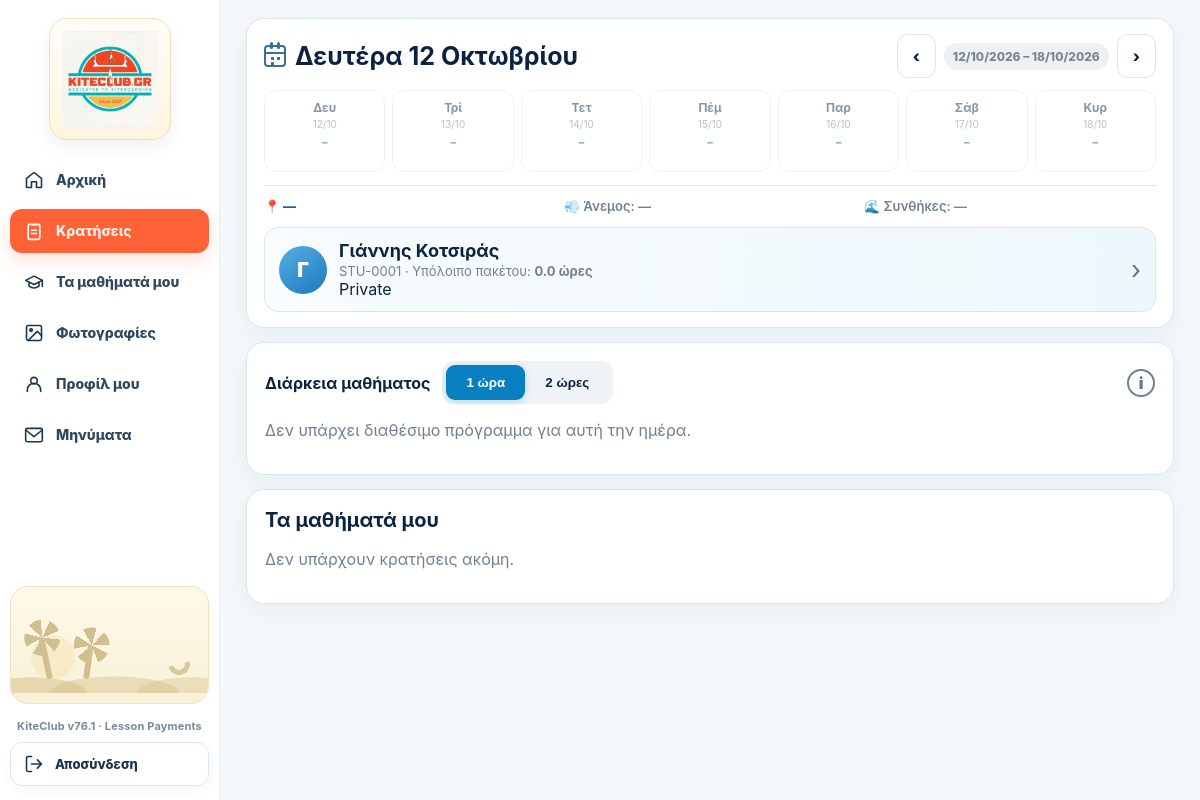
Page /student?date=12/10/2026 (signed in) on the committed database.
### tables this page shows
CREATE TABLE users(
      id INTEGER PRIMARY KEY, name TEXT, email TEXT UNIQUE, phone TEXT,
      role TEXT NOT NULL, password_hash TEXT NOT NULL, active INTEGER DEFAULT 1
    , profile_photo TEXT, surname TEXT, instagram TEXT);

CREATE TABLE students(
      user_id INTEGER PRIMARY KEY, credits REAL DEFAULT 0, level TEXT DEFAULT 'Beginner'
    , student_code TEXT, lesson_type TEXT DEFAULT 'private', group_id INTEGER, crew_member INTEGER DEFAULT 0, crew_start_date TEXT, crew_end_date TEXT, crew_fee REAL DEFAULT 0);

### app.py (the view, shortened to what this page needs)
@app.route("/student")
def student():
    u=current_user()
    if not u or u["role"]!="student": return redirect(url_for("login"))
    raw_date=request.args.get("date")
    try:
        date=parse_gr_date(raw_date) if raw_date else (datetime.now()+timedelta(days=1)).date().isoformat()
    except ValueError:
        date=(datetime.now()+timedelta(days=1)).date().isoformat()
    normalize_selected_instructor_slots(date)
    rebalance_instructors(date)
    sync_day_spot(date)
    repair_booking_slot_links(date)
    con=db()
    st=con.execute("""
      SELECT s.*,u.name,u.surname,u.email,u.phone,u.profile_photo
      FROM students s JOIN users u ON u.id=s.user_id
      WHERE s.user_id=?
    """,(u["id"],)).fetchone()
    group_members=_group_members(con,u["id"])
    selected_spot=con.execute("""
      SELECT sp.*
      FROM day_spots ds JOIN spots sp ON sp.id=ds.spot_id
      WHERE ds.lesson_date=?
    """,(date,)).fetchone()
    if not selected_spot:
        selected_spot=con.execute("""
          SELECT sp.*
          FROM day_hours dh JOIN spots sp ON sp.id=dh.spot_id
          WHERE dh.lesson_date=?
          ORDER BY dh.start_time LIMIT 1
        """,(date,)).fetchone()
    day_columns=con.execute("""
      SELECT dc.column_no,dc.instructor_id,
             u.name instructor_name,u.surname instructor_surname,
             u.profile_photo instructor_photo
      FROM day_columns dc
      LEFT JOIN users u ON u.id=dc.instructor_id
      WHERE dc.lesson_date=? AND dc.instructor_id IS NOT NULL
      ORDER BY dc.column_no
    """,(date,)).fetchall()
    hours=[r["start_time"] for r in con.execute("""
      SELECT start_time FROM day_hours
      WHERE lesson_date=?
      ORDER BY start_time
    """,(date,)).fetchall()]
    all_slots=con.execute("""
      SELECT s.*,u.name instructor,u.surname instructor_surname,sp.name spot
      FROM slots s
      JOIN users u ON u.id=s.instructor_id
      JOIN spots sp ON sp.id=s.spot_id
      WHERE s.lesson_date=?
      ORDER BY s.start_time
    """,(date,)).fetchall()
    booking_rows=con.execute("""
      SELECT b.*,bs.slot_id AS occupied_slot_id,s.start_time,s.instructor_id,
             (SELECT COUNT(*) FROM booking_participants bp2 WHERE bp2.booking_id=b.id) participant_count
      FROM booking_slots bs
      JOIN bookings b ON b.id=bs.booking_id
      JOIN slots s ON s.id=bs.slot_id
      WHERE s.lesson_date=?
        AND b.status IN ('confirmed','pending_payment','completed','no_show')
    """,(date,)).fetchall()
    booking_by_slot={r["occupied_slot_id"]:r for r in booking_rows}
    own_booking_ids={r["booking_id"] for r in con.execute("""
      SELECT DISTINCT bp.booking_id
      FROM booking_participants bp
      JOIN booking_slots bs ON bs.booking_id=bp.booking_id
      JOIN slots sx ON sx.id=bs.slot_id
      WHERE bp.student_id=? AND sx.lesson_date=?
    """,(u["id"],date)).fetchall()}
    slot_matrix={}
    selected_dt=datetime.strptime(date,"%Y-%m-%d").date()
    week_start=selected_dt - timedelta(days=selected_dt.weekday())
    greek_days=["Δευτέρα","Τρίτη","Τετάρτη","Πέμπτη","Παρασκευή","Σάββατο","Κυριακή"]
    week_days=[]
    for idx in range(7):
        d=week_start + timedelta(days=idx)
        iso=d.isoformat()
        spotrow=con.execute("""
          SELECT sp.name
          FROM day_spots ds JOIN spots sp ON sp.id=ds.spot_id
          WHERE ds.lesson_date=?
        """,(iso,)).fetchone()
        if not spotrow:
            spotrow=con.execute("""
              SELECT sp.name
              FROM day_hours dh JOIN spots sp ON sp.id=dh.spot_id
              WHERE dh.lesson_date=?
              ORDER BY dh.start_time LIMIT 1
            """,(iso,)).fetchone()
        available=con.execute("""
          SELECT COUNT(*) n FROM slots
          WHERE lesson_date=? AND status='open'
        """,(iso,)).fetchone()["n"]
        week_days.append({
          "iso":iso,
          "label":greek_days[idx],
          "spot":spotrow["name"] if spotrow else None,
          "available":available,
          "has_program":bool(spotrow),
          "selected":iso==date
        })
    prev_week=(week_start-timedelta(days=7)).isoformat()
    next_week=(week_start+timedelta(days=7)).isoformat()
    week_end=(week_start+timedelta(days=6)).isoformat()
    booking_rows=con.execute("""
      SELECT b.*,bp.payment_status participant_payment_status,bp.amount participant_amount,
             COALESCE(bp.attendance_status,b.status) participant_status,
             COALESCE(bp.participant_next_skill,b.next_skill) participant_next_skill,
             COALESCE(bp.participant_notes,b.instructor_notes) participant_notes,
             s.start_time,s.lesson_date,u.name instructor,u.surname instructor_surname,
             COALESCE(day_sp.name,slot_sp.name) spot,
             (SELECT COUNT(*) FROM booking_participants bp2 WHERE bp2.booking_id=b.id) participant_count,
             (SELECT GROUP_CONCAT(TRIM(pu.name || ' ' || COALESCE(pu.surname,'')), ' · ')
                FROM booking_participants bp3 JOIN users pu ON pu.id=bp3.student_id
               WHERE bp3.booking_id=b.id) participant_names
      FROM booking_participants bp
      JOIN bookings b ON b.id=bp.booking_id
      JOIN slots s ON s.id=b.slot_id
      JOIN users u ON u.id=s.instructor_id
      JOIN spots slot_sp ON slot_sp.id=s.spot_id
      LEFT JOIN day_spots ds ON ds.lesson_date=s.lesson_date
      LEFT JOIN spots day_sp ON day_sp.id=ds.spot_id
      WHERE bp.student_id=?
      ORDER BY s.lesson_date DESC,s.start_time DESC
    """,(u["id"],)).fetchall()
    now_dt=datetime.now()
    bookings=[]
    con.close()
    return render_template(
      "student.html",
      student=st,
      bookings=bookings,
      date=date,
      selected_spot=selected_spot,
      week_days=week_days,
      prev_week=prev_week,
      next_week=next_week,
      week_start=week_start.isoformat(),
      week_end=week_end,
      day_columns=day_columns,
      hours=hours,
      slot_matrix=slot_matrix,
      group_members=group_members
    )

### templates/student.html (shortened to what this page needs)
{% extends "base.html" %}{% block content %}
<link rel="stylesheet" href="{{ url_for('static', filename='student-portal.css') }}">
<link rel="stylesheet" href="{{url_for('static',filename='role-sidebar-v3.css')}}?v=3">
<div class="student-portal-shell">
  {% set student_nav='booking' %}{% include '_student_portal_sidebar.html' %}
  <main class="student-portal-main">
    <div class="student-portal-content">
<div class="student-wrap">
  <div class="card booking-hero">
    <div class="hero-title">
      <h1><span class="date-icon" aria-hidden="true"></span>{{date|gr_long_date}}</h1>
      <div class="week-nav">
        <a class="btn alt" href="{{url_for('student',date=prev_week|gr_date)}}">‹</a>
        <span class="badge off">{{week_start|gr_date}} – {{week_end|gr_date}}</span>
        <a class="btn alt" href="{{url_for('student',date=next_week|gr_date)}}">›</a>
      </div>
    </div>
    <div class="weekbar">
      {% for d in week_days %}
        {% if d.has_program %}
        <a class="daymini {% if d.selected %}selected{% endif %}" href="{{url_for('student',date=d.iso|gr_date)}}">
          <b>{{d.label[:3]}}</b>
          <small>{{d.iso[8:10]}}/{{d.iso[5:7]}}</small>
          <div class="spot">{{d.spot}}</div>
        </a>
        {% else %}
        <div class="daymini disabled">
          <b>{{d.label[:3]}}</b>
          <small>{{d.iso[8:10]}}/{{d.iso[5:7]}}</small>
          <div class="spot">–</div>
        </div>
        {% endif %}
      {% endfor %}
    </div>
    <div class="spot-strip">
      <div class="spot-info">📍 {% if selected_spot %}{{selected_spot.name}}{% else %}—{% endif %}</div>
      <div class="spot-info muted-info">💨 Άνεμος: —</div>
      <div class="spot-info muted-info">🌊 Συνθήκες: —</div>
    </div>
    <a class="student-summary" href="{{url_for('student_profile')}}">
      <div class="student-person">
        <div class="student-avatar">
          {% if student.profile_photo %}
            <img src="{{url_for('static',filename=student.profile_photo)}}" alt="{{student.name}}">
          {% else %}
            {{student.name[:1] if student.name else 'Μ'}}
          {% endif %}
        </div>
        <div>
          <b>{{student.name}}{% if student.surname %} {{student.surname}}{% endif %}</b>
          <div class="creditline">{{student.student_code}} · Υπόλοιπο πακέτου: <strong>{{student.credits}} ώρες</strong></div>
          <div class="group-line">{{'Private' if student.lesson_type=='private' else ('2P Group' if student.lesson_type=='2p' else '3P Group')}}</div>
        </div>
      </div>
      <div style="font-size:26px;color:#56768d">›</div>
    </a>
  </div>
  <div class="card">
    <div class="duration-row">
      <div class="duration-left">
        <strong>Διάρκεια μαθήματος</strong>
        <div class="seg">
          <button type="button" class="dur active" data-dur="1">1 ώρα</button>
          <button type="button" class="dur" data-dur="2">2 ώρες</button>
        </div>
      </div>
      <div class="info-dot">i</div>
    </div>
    {% if selected_spot and hours and day_columns %}
    <div class="booking-card">
      <table class="booking-table" id="bookingTable">
        <thead>
          <tr>
            <th>Ώρα</th>
            {% for c in day_columns %}
            <th>
              <div class="inst-head">
                <div class="inst-avatar">
                  {% if c.instructor_photo %}
                    <img src="{{url_for('static',filename=c.instructor_photo)}}" alt="{{c.instructor_name}}">
                  {% else %}
                    {{c.instructor_name[:1]}}
                  {% endif %}
                </div>
                <div class="inst-name">{{c.instructor_name}}{% if c.instructor_surname %} {{c.instructor_surname}}{% endif %}</div>
                <div class="inst-sub">KiteClub Instructor</div>
              </div>
            </th>
            {% endfor %}
          </tr>
        </thead>
        <tbody>
        {% for h in hours %}
          <tr>
            <td>{{h|hm24}}</td>
            {% for c in day_columns %}
              {% set data = slot_matrix.get((h,c.instructor_id)) %}
              <td>
                {% if data %}
                  {% if data.own %}
                    {% if data.booking.status == 'no_show' %}
                      <button class="slotbtn slot-unavailable" disabled>⚠ No-show</button>
                    {% elif data.booking.status == 'completed' %}
                      <button class="slotbtn slot-empty" disabled>✓ Ολοκληρώθηκε</button>
                    {% else %}
                      <button class="slotbtn slot-own" disabled><span class="slot-icon">✓</span> Η κράτησή μου</button>
                    {% endif %}
                  {% elif data.effective_status == 'open' %}
                    <button class="slotbtn slot-open selectable"
                            data-slot="{{data.slot.id}}"
                            data-hour="{{h}}"
                            data-inst="{{c.instructor_id}}"
                            data-instname="{{c.instructor_name}}{% if c.instructor_surname %} {{c.instructor_surname}}{% endif %}"
                            data-photo="{% if c.instructor_photo %}{{url_for('static',filename=c.instructor_photo)}}{% endif %}">
                      <span class="slot-icon">＋</span> Διαθέσιμο
                    </button>
                  {% elif data.effective_status == 'pending_payment' %}
                    <button class="slotbtn slot-unavailable" disabled>Pending</button>
                  {% elif data.effective_status == 'booked' %}
                    <button class="slotbtn slot-unavailable" disabled><span class="slot-icon">●</span> Κλεισμένο</button>
                  {% elif data.effective_status == 'standby' %}
                    <button class="slotbtn slot-empty" disabled>— Μη διαθέσιμο</button>
                  {% elif data.effective_status == 'closed' %}
                    <button class="slotbtn slot-unavailable" disabled><span class="slot-icon">●</span> Κλεισμένο</button>
                  {% elif data.effective_status == 'completed' %}
                    <button class="slotbtn slot-empty" disabled>Ολοκληρώθηκε</button>
                  {% else %}
                    <button class="slotbtn slot-empty" disabled>—</button>
                  {% endif %}
                {% else %}
                  <button class="slotbtn slot-empty" disabled>—</button>
                {% endif %}
              </td>
            {% endfor %}
          </tr>
        {% endfor %}
        </tbody>
      </table>
    </div>
    <div class="legend">
      <span style="background:#dff7e8;color:#087846">＋ Διαθέσιμο</span>
      <span style="background:#ffe5e8;color:#bf3b48">● Κλεισμένο</span>
      <span style="background:#1688d4;color:white">✓ Η κράτησή μου</span>
      <span style="background:#eef2f5;color:#8996a2">— Μη διαθέσιμο</span>
    </div>
    <div id="confirmbar" class="confirmbar">
      <div id="selectionText"></div>
      <button class="btn" type="button" onclick="openConfirm()">Συνέχεια</button>
    </div>
    {% else %}
      <p class="muted">Δεν υπάρχει διαθέσιμο πρόγραμμα για αυτή την ημέρα.</p>
    {% endif %}
  </div>
  <div class="card lessons-card" id="my-lessons">
    <h2>Τα μαθήματά μου</h2>
    {% for b in bookings %}
    <div class="item spread">
      <div>
        <b>{{b.lesson_date|gr_date}} · {{b.start_time|hm24}} · {{b.instructor}}{% if b.instructor_surname %} {{b.instructor_surname}}{% endif %}</b>
        <div class="muted">{{b.spot}} · {{b.duration}} ώρες{% if b.participant_count and b.participant_count>1 %} · {{b.participant_count}}P Group{% endif %}</div>
        {% if b.participant_count and b.participant_count>1 %}<div class="group-names">{{b.participant_names}}</div>{% endif %}
        {% if b.status in ['confirmed','pending_payment'] %}
          {% if b.can_cancel %}
            <div class="muted" style="margin-top:4px">Μπορείς να ακυρώσεις έως 6 ώρες πριν.</div>
          {% else %}
            <div class="muted" style="margin-top:4px">Η προθεσμία ακύρωσης έχει λήξει.</div>
          {% endif %}
        {% endif %}
      </div>
      <div class="row">
        <span class="badge {{'off' if b.status=='no_show' else ('ok' if b.status in ['confirmed','completed'] else 'wait')}}">{{'No-show' if b.status=='no_show' else ('Make-up' if b.status=='makeup' else b.status)}}</span>
        {% if b.can_cancel %}
        <form method="post" action="{{url_for('cancel_student_booking',booking_id=b.id)}}" onsubmit="return confirm('{{ 'Η ακύρωση θα ακυρώσει την κοινή κράτηση για όλο το group. Συνέχεια;' if b.participant_count and b.participant_count > 1 else 'Θέλεις να ακυρώσεις την κράτηση; Οι ώρες θα επιστραφούν στο πακέτο σου.' }}')">
          <input type="hidden" name="_csrf_token" value="{{ csrf_token() }}">
          <button class="btn alt" type="submit">Ακύρωση</button>
        </form>
        {% endif %}
      </div>
    </div>
    {% else %}
    <p class="muted">Δεν υπάρχουν κρατήσεις ακόμη.</p>
    {% endfor %}
  </div>
</div>
    </div>
  </main>
</div>
{% endblock %}

### rows in the picture
users: name "Γ", name "Γιάννης", surname "Κοτσιράς"
students: student_code "STU-0001", credits "0.0", lesson_type "Private"

### other values in the picture
{{ app_version }} "KiteClub v76.1 · Lesson Payments"
{{ date|gr_long_date }} "Δευτέρα 12 Οκτωβρίου"
{{ week_start|gr_date }} "12/10/2026"
{{ week_end|gr_date }} "18/10/2026"
{{ d.label[:3] }} "Δευ" "Τρί" "Τετ" "Πέμ" "Παρ" "Σάβ" "Κυρ"
{{ d.iso[8:10] }} "12" "13" "14" "15" "16" "17" "18"
{{ d.iso[5:7] }} "10" "10" "10" "10" "10" "10" "10"
